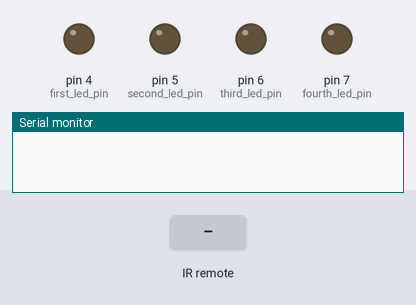
Recording of a sketch running on a simulated Arduino Uno, built with avr-gcc and run on an emulated ATmega328P. Shown: output pins drawn as LEDs (lit = HIGH), the last lines printed to the serial monitor. The inputs (shaded band) are chosen by the test bench.

Above: at 1.2 s.
1.3 s: infrared code 0xFD08F7 received
At 1.6 s:
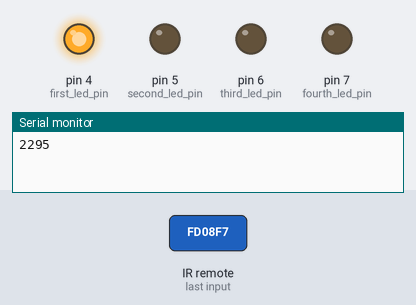
2.8 s: infrared code 0xFD8877 received
At 3.9 s:
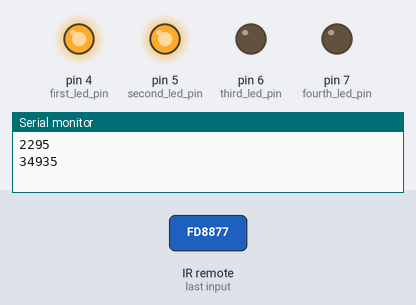
4.3 s: infrared code 0xFD48B7 received
At 5.1 s:
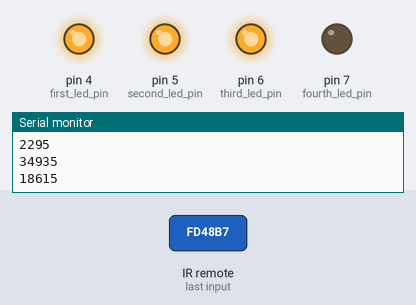
5.8 s: infrared code 0xFD28D7 received
At 6.2 s:
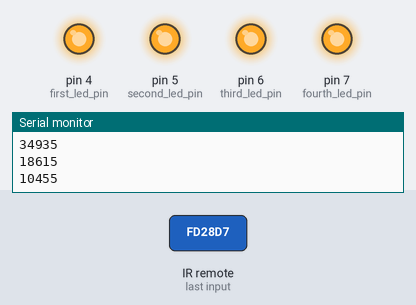
7.3 s: infrared code 0xFD08F7 received
At 8.5 s:
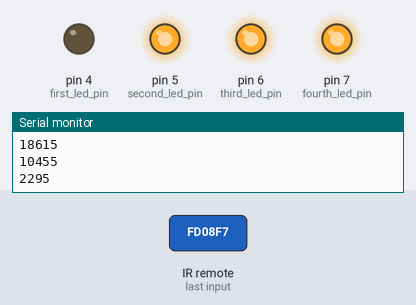
8.8 s: infrared code 0xFD8877 received
At 9.7 s:
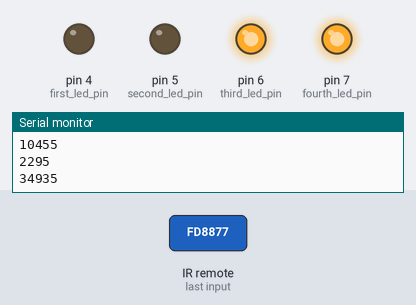
Timing chart, 0 to 11.3 s (numbered marks = the images above; inputs shaded):
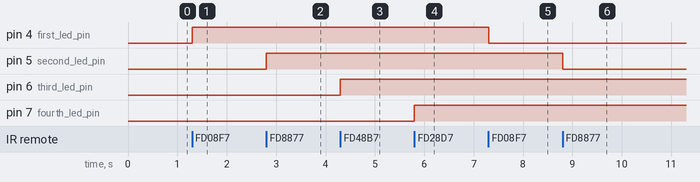

The sketch:

IR_Remote_Sensor_coding.ino
```cpp
#include <IRremote.h>

#define first_key  16582903
#define second_key 16615543
#define third_key  16599223
#define fourth_key 16591063
int receiver_pin = 3;

int first_led_pin = 4;
int second_led_pin = 5;
int third_led_pin = 6;
int fourth_led_pin = 7;

int led[] = {0,0,0,0};
IRrecv receiver(receiver_pin);
decode_results output;

void setup()
{
  Serial.begin(9600);
  receiver.enableIRIn();
  pinMode(first_led_pin, OUTPUT);
  pinMode(second_led_pin, OUTPUT);
  pinMode(third_led_pin, OUTPUT);
  pinMode(fourth_led_pin, OUTPUT);
  }

void loop() {
  if (receiver.decode(&output))
  {
    unsigned int value = output.value;
    switch(value)
    {
       case first_key:
         if(led[1] == 1)
         {
            digitalWrite(first_led_pin, LOW);
            led[1] = 0;
         }
         else
         {
             digitalWrite(first_led_pin, HIGH);
             led[1] = 1;
         }
         break;

         case second_key:

         if(led[2] == 1)
         {
            digitalWrite(second_led_pin, LOW);
            led[2] = 0;
         }
         else
         {
             digitalWrite(second_led_pin, HIGH);
             led[2] = 1;
         }
         break;

         case third_key:
         if(led[3] == 1)
         {
            digitalWrite(third_led_pin, LOW);
            led[3] = 0;
         }
         else
         {
             digitalWrite(third_led_pin, HIGH);
             led[3] = 1;
         }
         break;

         case fourth_key:
         if(led[4] == 1)
         {
            digitalWrite(fourth_led_pin, LOW);
            led[4] = 0;
         }
         else
         {
             digitalWrite(fourth_led_pin, HIGH);
             led[4] = 1;
         }
         break;
    }
    Serial.println(value);
    receiver.resume();
  }
}
```

Measured:
- after the input at 1.3 s, pin 4 (first_led_pin): LOW → HIGH at once
- after the input at 2.8 s, pin 5 (second_led_pin): LOW → HIGH at once
- after the input at 4.3 s, pin 6 (third_led_pin): LOW → HIGH at once
- after the input at 5.8 s, pin 7 (fourth_led_pin): LOW → HIGH at once
- after the input at 7.3 s, pin 4 (first_led_pin): HIGH → LOW at once
- after the input at 8.8 s, pin 5 (second_led_pin): HIGH → LOW at once
